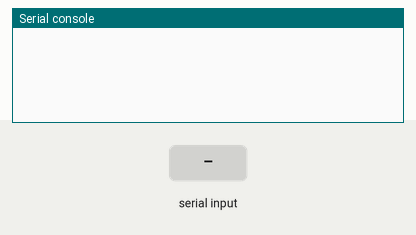
This program was run on a simulated ESP32 board running MicroPython. On the bench: the last lines printed to the serial console. Inputs (shaded band) come from the test bench. Nothing arrives over Bluetooth unless stated.

Above: at 1.2 s.
1.3 s: "N " typed at the serial console, then Enter
At 2.0 s:
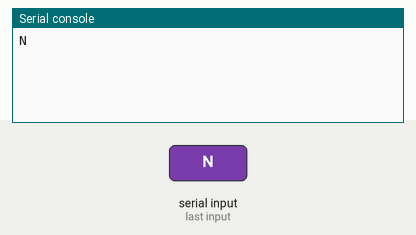
3.6 s: "1" typed at the serial console, then Enter
At 4.1 s:
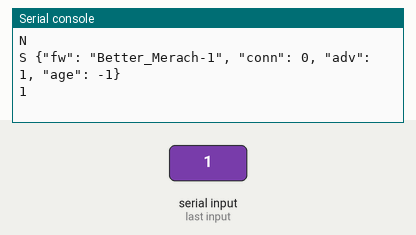

Measured:
- after the input at 1.3 s, the serial console: prints a new line at once (image 1)
- after the input at 3.6 s, the serial console: prints a new line at once (image 2)

The program:

main.py
```python
# Better_Merach on ESP32 (MicroPython): an FTMS smart trainer that re-broadcasts the connector's calibrated data.
#
# Why a separate board: macOS cannot advertise FTMS service data (1826 -> 01 20 00), which Garmin devices
# require to list a trainer. Here the advertisement is built byte by byte, identical to the original bike.
#
# From the Mac (USB serial, one line per second, packets already encoded by the connector):
#   N <indoor_bike_data_hex> <cycling_power_hex>
# To the Mac (every 2 s):
#   S {"fw": ..., "conn": <connected centrals>, "adv": <0/1>, "age": <seconds since the last data line>}
#
# Install: copy this file to the board as main.py (see tools/esp_repl.py).
import bluetooth
import select
import sys
import time
from micropython import const

FW = "Better_Merach-1"
NAME = b"Better_Merach"
MAX_CONN = const(3)

_IRQ_CENTRAL_CONNECT = const(1)
_IRQ_CENTRAL_DISCONNECT = const(2)
_IRQ_GATTS_WRITE = const(3)

R, W, N, I = bluetooth.FLAG_READ, bluetooth.FLAG_WRITE, bluetooth.FLAG_NOTIFY, bluetooth.FLAG_INDICATE
U = bluetooth.UUID

FTMS = (U(0x1826), (
    (U(0x2ACC), R),          # Fitness Machine Feature
    (U(0x2AD2), N),          # Indoor Bike Data
    (U(0x2AD3), R | N),      # Training Status
    (U(0x2AD6), R),          # Supported Resistance Level Range
    (U(0x2AD8), R),          # Supported Power Range
    (U(0x2AD9), W | I),      # Fitness Machine Control Point
    (U(0x2ADA), N),          # Fitness Machine Status
))
CPS = (U(0x1818), (
    (U(0x2A63), N),          # Cycling Power Measurement
    (U(0x2A65), R),          # Cycling Power Feature
    (U(0x2A5D), R),          # Sensor Location
))
DIS = (U(0x180A), (
    (U(0x2A29), R),          # Manufacturer Name
    (U(0x2A24), R),          # Model Number
))

# Control Point op codes acknowledged (and ignored: resistance is a manual knob)
ACCEPTED = (0x00, 0x01, 0x07, 0x08, 0x11, 0x12, 0x13)


def adv_payload():
    p = bytearray()

    def ad(t, v):
        p.extend(bytes((len(v) + 1, t)))
        p.extend(v)

    ad(0x01, b"\x06")                    # LE general discoverable, BR/EDR not supported
    ad(0x03, b"\x26\x18")                # complete list of 16-bit services: 0x1826 (FTMS)
    ad(0x16, b"\x26\x18\x01\x20\x00")    # FTMS service data: machine available, indoor bike
    ad(0x09, NAME)                       # complete local name
    return bytes(p)


class Trainer:
    def __init__(self):
        self.ble = bluetooth.BLE()
        self.ble.active(True)
        self.ble.config(gap_name=NAME.decode())
        self.ble.irq(self._irq)
        ((self.f_feat, self.f_ibd, self.f_ts, self.f_res, self.f_pwr, self.f_cp, self.f_st),
         (self.c_meas, self.c_feat, self.c_loc),
         (self.d_man, self.d_model)) = self.ble.gatts_register_services((FTMS, CPS, DIS))
        w = self.ble.gatts_write
        w(self.f_feat, b"\x86\x52\x00\x00\x00\x00\x00\x00")   # cadence, distance, resistance, energy, time, power
        w(self.f_ts, b"\x00\x0d")                             # manual mode (quick start)
        w(self.f_res, b"\x00\x00\x8c\x00\x0a\x00")            # knob 0-14 (in tenths), step 1
        w(self.f_pwr, b"\x00\x00\xd0\x07\x01\x00")            # 0-2000 W
        w(self.c_feat, b"\x0c\x00\x00\x00")                   # wheel + crank revolution data
        w(self.c_loc, b"\x0d")                                # rear hub
        w(self.d_man, b"Claude")
        w(self.d_model, b"Merach calibrated")
        self.conns = set()
        self.adv = False
        self.last_data = None
        self.advertise()

    def advertise(self):
        try:
            self.ble.gap_advertise(100_000, adv_data=adv_payload(), connectable=True)
            self.adv = True
        except OSError:
            self.adv = False

    def _irq(self, event, data):
        if event == _IRQ_CENTRAL_CONNECT:
            self.conns.add(data[0])
            self.adv = False
            if len(self.conns) < MAX_CONN:
                self.advertise()          # stay visible for a second receiver (e.g. Zwift)
        elif event == _IRQ_CENTRAL_DISCONNECT:
            self.conns.discard(data[0])
            self.advertise()
        elif event == _IRQ_GATTS_WRITE:
            conn, handle = data[0], data[1]
            if handle == self.f_cp:
                v = self.ble.gatts_read(self.f_cp)
                if v:
                    op = v[0]
                    res = 0x01 if op in ACCEPTED else 0x02
                    try:
                        self.ble.gatts_indicate(conn, self.f_cp, bytes((0x80, op, res)))
                    except Exception:
                        pass

    def send(self, ibd, cp):
        self.last_data = time.ticks_ms()
        for c in tuple(self.conns):
            try:
                self.ble.gatts_notify(c, self.f_ibd, ibd)
                self.ble.gatts_notify(c, self.c_meas, cp)
            except Exception:
                pass

    def status(self):
        age = -1 if self.last_data is None else time.ticks_diff(time.ticks_ms(), self.last_data) // 1000
        print('S {"fw": "%s", "conn": %d, "adv": %d, "age": %d}' % (FW, len(self.conns), 1 if self.adv else 0, age))


def main():
    t = Trainer()
    poll = select.poll()
    poll.register(sys.stdin, select.POLLIN)
    last_status = 0
    while True:
        for _ in poll.ipoll(200):
            line = sys.stdin.readline().strip()
            if line.startswith("N "):
                parts = line.split()
                if len(parts) == 3:
                    try:
                        t.send(bytes.fromhex(parts[1]), bytes.fromhex(parts[2]))
                    except ValueError:
                        pass
        now = time.ticks_ms()
        if time.ticks_diff(now, last_status) > 2000:
            last_status = now
            t.status()


main()
```
